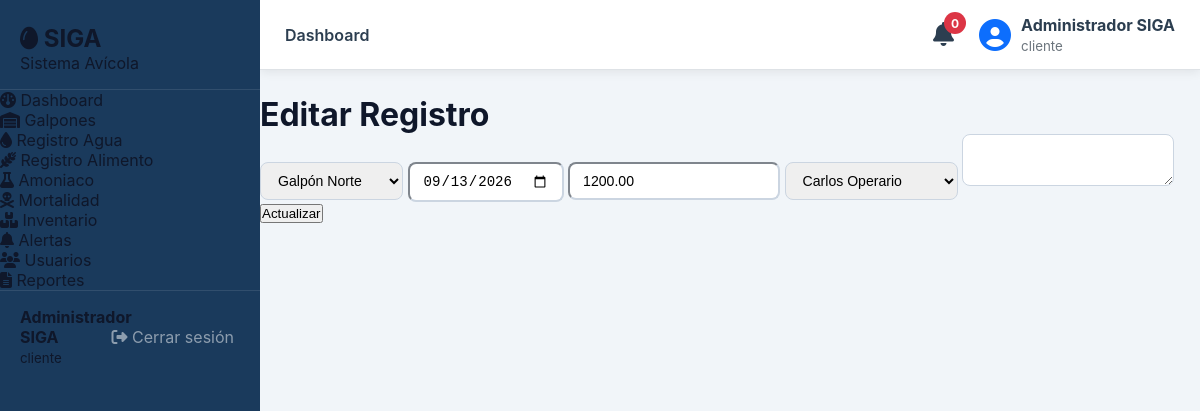
Page /legacy-php/modules/agua/editar.php?id=1 (signed in) on the committed database.
### tables this page shows
CREATE TABLE IF NOT EXISTS `registros_agua` (
  `id`          INT UNSIGNED NOT NULL AUTO_INCREMENT,
  `galpon_id`   INT UNSIGNED NOT NULL,
  `fecha`       DATE         NOT NULL,
  `litros`      DECIMAL(10,2) NOT NULL DEFAULT 0,
  `usuario_id`  INT UNSIGNED NOT NULL,
  `observacion` TEXT,
  `created_at`  DATETIME NOT NULL DEFAULT CURRENT_TIMESTAMP,
  PRIMARY KEY (`id`),
  CONSTRAINT `fk_agua_galpon`   FOREIGN KEY (`galpon_id`)  REFERENCES `galpones`(`id`) ON DELETE CASCADE,
  CONSTRAINT `fk_agua_usuario`  FOREIGN KEY (`usuario_id`) REFERENCES `usuarios`(`id`)
);

CREATE TABLE IF NOT EXISTS `galpones` (
  `id`                  INT UNSIGNED NOT NULL AUTO_INCREMENT,
  `codigo`              VARCHAR(20)  NOT NULL UNIQUE,
  `nombre`              VARCHAR(100) NOT NULL,
  `ubicacion`           VARCHAR(200),
  `capacidad_maxima`    INT UNSIGNED NOT NULL DEFAULT 0,
  `cantidad_actual`     INT UNSIGNED NOT NULL DEFAULT 0,
  `estado`              ENUM('activo','inactivo','mantenimiento') NOT NULL DEFAULT 'activo',
  `responsable_id`      INT UNSIGNED,
  `created_at`          DATETIME NOT NULL DEFAULT CURRENT_TIMESTAMP,
  PRIMARY KEY (`id`),
  CONSTRAINT `fk_galpones_responsable` FOREIGN KEY (`responsable_id`) REFERENCES `usuarios`(`id`) ON DELETE SET NULL
);

CREATE TABLE IF NOT EXISTS `usuarios` (
  `id`              INT UNSIGNED NOT NULL AUTO_INCREMENT,
  `nombre_completo` VARCHAR(150) NOT NULL,
  `documento`       VARCHAR(30)  NOT NULL UNIQUE,
  `email`           VARCHAR(120) NOT NULL UNIQUE,
  `telefono`        VARCHAR(20),
  `password_hash`   VARCHAR(255) NOT NULL,
  `rol_id`          INT UNSIGNED NOT NULL DEFAULT 2,
  `activo`          TINYINT(1)   NOT NULL DEFAULT 1,
  `created_at`      DATETIME     NOT NULL DEFAULT CURRENT_TIMESTAMP,
  `updated_at`      DATETIME     NOT NULL DEFAULT CURRENT_TIMESTAMP ON UPDATE CURRENT_TIMESTAMP,
  PRIMARY KEY (`id`),
  CONSTRAINT `fk_usuarios_rol` FOREIGN KEY (`rol_id`) REFERENCES `roles`(`id`)
);

### legacy-php/modules/agua/editar.php (the view, shortened to what this page needs)
<?php
$db = getDB();
$id = $_GET['id'];
$stmt = $db->prepare("SELECT * FROM registros_agua WHERE id=?");
$stmt->execute([$id]);
$registro = $stmt->fetch();
$galpones = $db->query("SELECT * FROM galpones")->fetchAll();
$usuarios = $db->query("SELECT * FROM usuarios WHERE activo=1")->fetchAll();
include '../../includes/header.php';
?>
<div class="container">
<h1>Editar Registro</h1>
<form method="POST">
    <select name="galpon_id" class="form-control mb-3">
        <?php foreach($galpones as $g): ?>
            <option value="<?= $g['id'] ?>"
            <?= $g['id']==$registro['galpon_id']?'selected':'' ?>>
                <?= $g['nombre'] ?>
            </option>
        <?php endforeach; ?>
    </select>
    <input type="date"
           name="fecha"
           value="<?= $registro['fecha'] ?>"
           class="form-control mb-3">
    <input type="number"
           step="0.01"
           name="litros"
           value="<?= $registro['litros'] ?>"
           class="form-control mb-3">
    <select name="usuario_id"
            class="form-control mb-3">
        <?php foreach($usuarios as $u): ?>
            <option value="<?= $u['id'] ?>"
            <?= $u['id']==$registro['usuario_id']?'selected':'' ?>>
                <?= $u['nombre_completo'] ?>
            </option>
        <?php endforeach; ?>
    </select>
    <textarea name="observacion"
              class="form-control mb-3"><?= $registro['observacion'] ?></textarea>
    <button class="btn btn-warning">
        Actualizar
    </button>
</form>
</div>
<?php include '../../includes/footer.php'; ?>

### legacy-php/assets/css/siga.css (style rules this page uses)
:root { --siga-blue: #1a3a5c; --siga-blue-mid: #2a5298; --siga-blue-lt: #3d6eb5; --siga-green: #2e7d52; --siga-green-lt: #43a875; --siga-amber: #e67e22; --siga-red: #c0392b; --siga-white: #f8fafc; --siga-gray-50: #f1f5f9; --siga-gray-100: #e2e8f0; --siga-gray-300: #cbd5e1; --siga-gray-500: #64748b; --siga-gray-700: #334155; --siga-gray-900: #0f172a; --sidebar-w: 260px; --topbar-h: 62px; --radius: 12px; --radius-sm: 8px; --shadow: 0 4px 20px rgba(26,58,92,.10); --shadow-sm: 0 2px 8px rgba(26,58,92,.07); --transition: .22s ease; font-family: 'Inter', system-ui, sans-serif; }
*, *::before, *::after { box-sizing: border-box; margin: 0; padding: 0; }
body { background: var(--siga-gray-50); color: var(--siga-gray-900); }
.form-control, .form-select { border-color: var(--siga-gray-300); border-radius: var(--radius-sm); font-size: .88rem; padding: 9px 13px; transition: border-color var(--transition), box-shadow var(--transition); }

### rows in the picture
registros_agua: galpon_id "Galpón Norte", fecha "09/13/2026", litros "1200.00", usuario_id "Carlos Operario"

### other values in the picture
$nombreUsuario "Administrador SIGA"
$rolUsuario "cliente"
$activePage "Dashboard"
$stmt->fetchColumn() "0"
